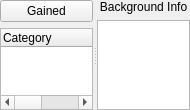
                  <widget class="QWidget" name="scrlAreaBackgroundInfo">
                   <property name="geometry">
                    <rect>
                     <x>0</x>
                     <y>0</y>
                     <width>190</width>
                     <height>110</height>
                    </rect>
                   </property>
                   <layout class="QVBoxLayout" name="verticalLayout_26">
                    <property name="spacing">
                     <number>0</number>
                    </property>
                    <property name="leftMargin">
                     <number>0</number>
                    </property>
                    <property name="topMargin">
                     <number>0</number>
                    </property>
                    <property name="rightMargin">
                     <number>0</number>
                    </property>
                    <property name="bottomMargin">
                     <number>0</number>
                    </property>
                    <item>
                     <widget class="QSplitter" name="spltBackgroundsBottom">
                      <property name="orientation">
                       <enum>Qt::Horizontal</enum>
                      </property>
                      <widget class="QWidget" name="verticalLayoutWidget_15">
                       <layout class="QGridLayout" name="grdlBackgroundsGained">
                        <item row="0" column="0">
                         <widget class="QPushButton" name="btnBackgroundsGained">
                          <property name="text">
                           <string>Gained</string>
                          </property>
                          <property name="checkable">
                           <bool>true</bool>
                          </property>
                         </widget>
                        </item>
                        <item row="1" column="0">
                         <widget class="QTreeWidget" name="treeBackgroundsGained">
                          <column>
                           <property name="text">
                            <string>Category</string>
                           </property>
                          </column>
                          <column>
                           <property name="text">
                            <string>Total</string>
                           </property>
                          </column>
                          <column>
                           <property name="text">
                            <string>Remaining</string>
                           </property>
                          </column>
                         </widget>
                        </item>
                       </layout>
                      </widget>
                      <widget class="QWidget" name="verticalLayoutWidget_16">
                       <layout class="QVBoxLayout" name="vertlBackgroundInfo">
                        <item>
                         <widget class="QLabel" name="lblBackgroundInfo">
                          <property name="font">
                           <font>
                            <pointsize>9</pointsize>
                           </font>
                          </property>
                          <property name="text">
                           <string>Background Info</string>
                          </property>
                          <property name="alignment">
                           <set>Qt::AlignCenter</set>
                          </property>
                         </widget>
                        </item>
                        <item>
                         <widget class="QTextBrowser" name="txtBackgroundInfo"/>
                        </item>
                       </layout>
                      </widget>
                     </widget>
                    </item>
                   </layout>
                  </widget>
